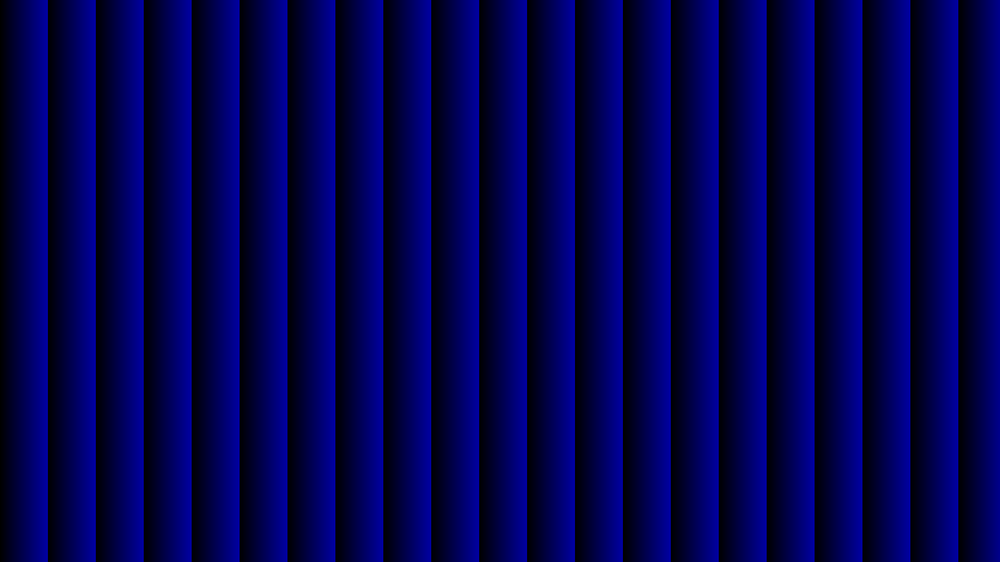
#> input picture RGBScript_shift both/B(blazed)_p92_163.png, 1000 x 562 px, shrunk from 1920 x 1080 before the run, found by its file name
$ python Merge_B_blybi.py
#> lines starting #> are read from the running program, lines starting #| are printed output that depends on the picture
# -*- coding: utf-8 -*-
"""
Created on Wed Feb 14 11:28:11 2024

@author: SG
"""

from PIL import Image
import numpy as np
import matplotlib.pyplot as plt

im_rh=plt.imread("C:/Users/Laboratorio/MakeHologram/RGBScript_shift both/B(blazed)_p92_163.png")
#> im_rh is the input picture: shape (562, 1000, 3) float32; mean R, G, B 0, 0, 0.317
# im_gh=plt.imread("Green(H)_p54.png")
# im_bh=plt.imread("C:/Users/Laboratorio/MakeHologram/B(blazed)V_p728.png")

im_rb=plt.imread("C:/Users/Laboratorio/MakeHologram/RGBScript_shift both/B_tri_112(V)_p48.png")
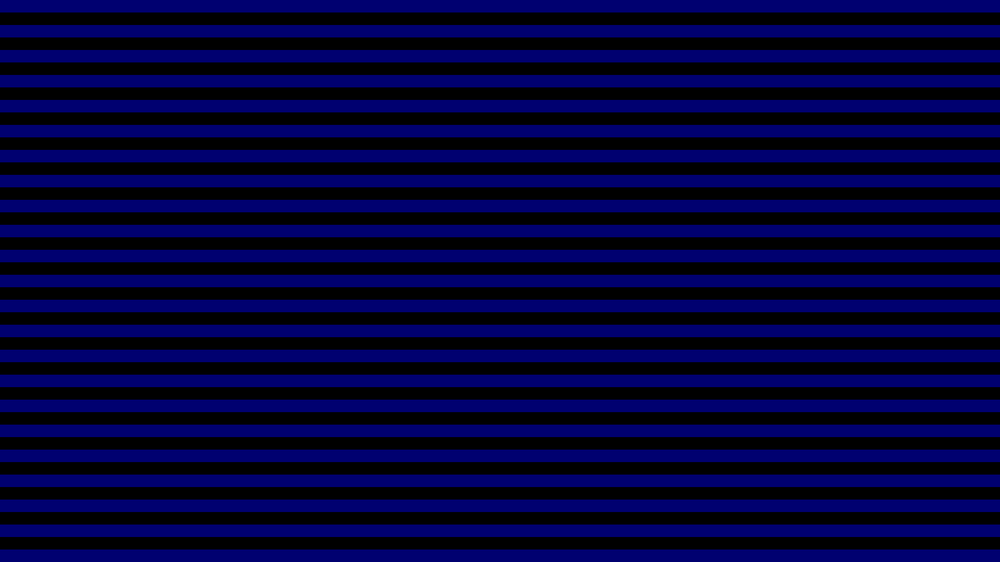
#> input picture RGBScript_shift both/B_tri_112(V)_p48.png, 1000 x 562 px, shrunk from 1920 x 1080 before the run, found by its file name
#> im_rb is the input picture: shape (562, 1000, 3) float32; mean R, G, B 0, 0, 0.226
# im_gray=plt.imread("Gray(V)_p64.png")
im_rh_array = np.array(im_rh)*255
# [21 lines of commented-out code are left out]

im_rb_array = np.array(im_rb)*255
im_m_3 = np.zeros_like(im_rh_array)
im_m_3[:,:,2]=im_rh_array[:,:,2]+im_rb_array[:,:,2]
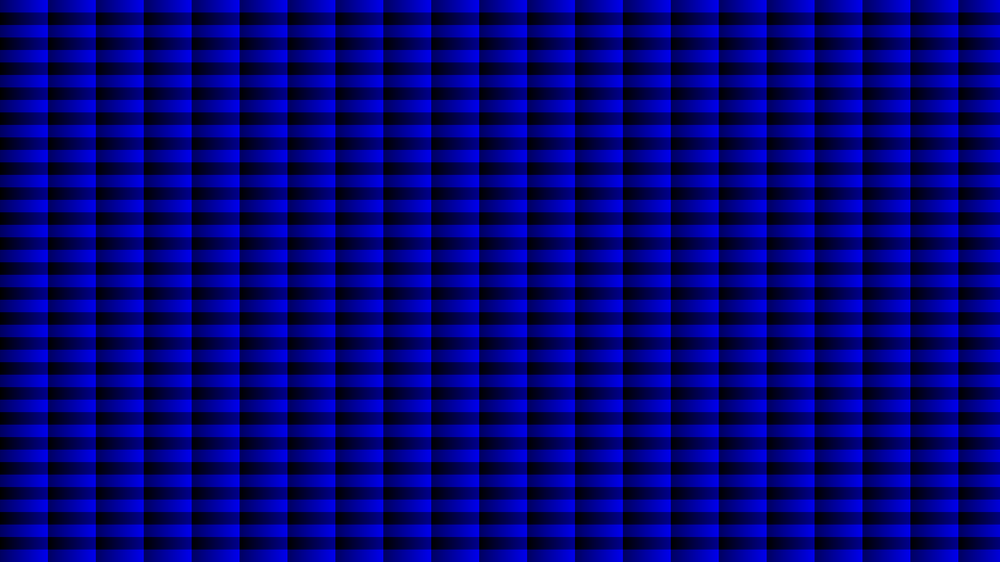
#> im_m_3: shape (562, 1000, 3) float32; mean R, G, B 0, 0, 138.3; drawn with min black and max white
im_check_3=im_m_3[:,:,2]
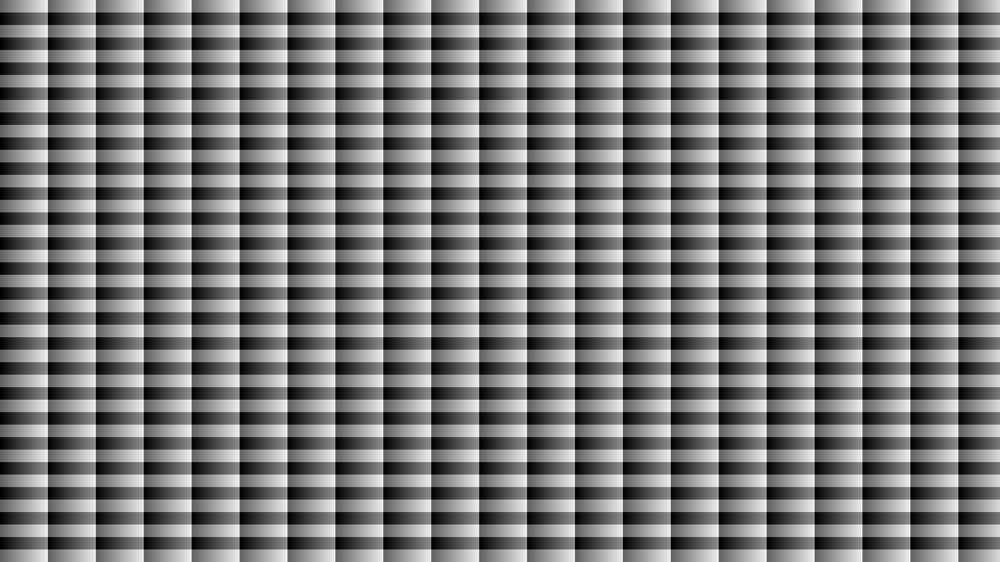
#> im_check_3: shape (562, 1000) float32; min 0, max 295, mean 138.4; drawn with min black and max white
im_int_3=im_check_3.astype(int)

im_new_arr_3 = np.zeros_like(im_rh_array)
im_new_arr_3[:,:,2] = im_int_3
im_new_arr_3=im_new_arr_3.astype(np.uint8)
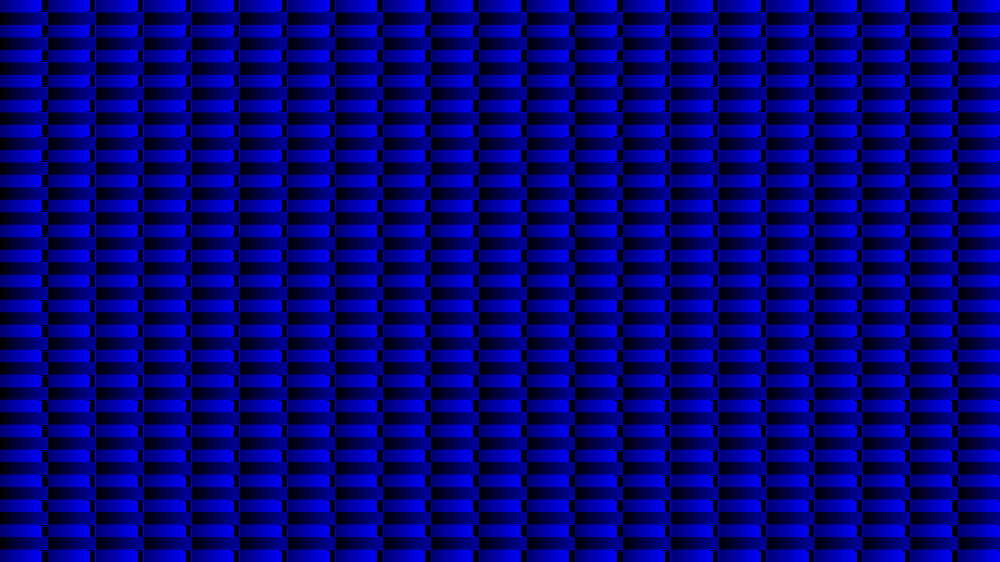
#> im_new_arr_3: shape (562, 1000, 3); mean of channels 0, 1, 2 0, 0, 124.3; drawn as R, G, B

im_new_3 = Image.fromarray(im_new_arr_3)
im_new_3.save('RGB_B_bl2_tri_163.png')

im_new_3.show()
